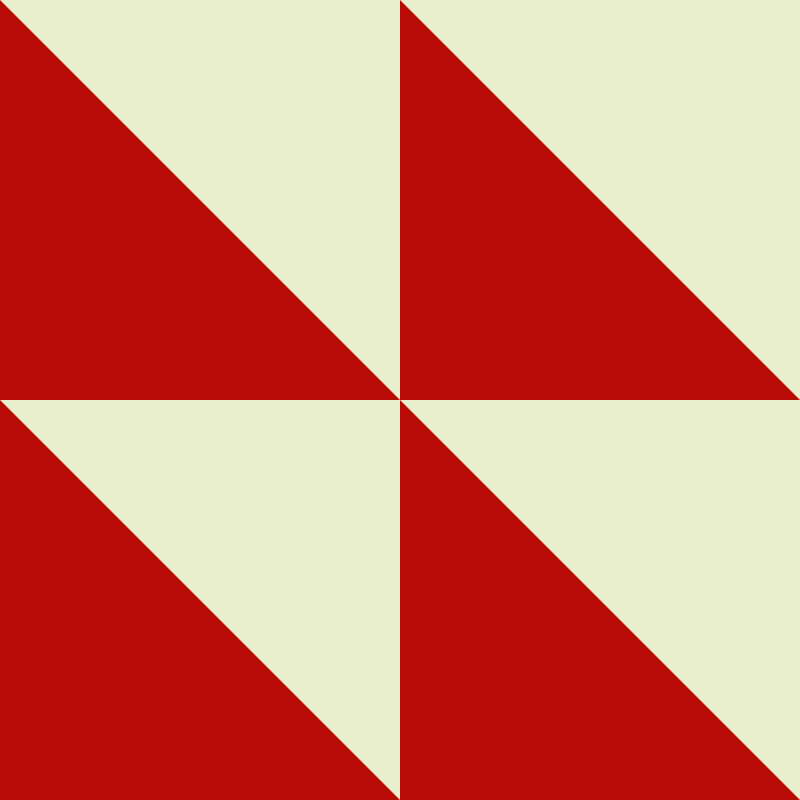
Frame 1 (no input)
Frame 60 (the mouse pressed at the canvas centre just before this capture): identical to frame 1, image omitted
Frame 120 (the mouse held since frame 60 and released just before this capture): identical to frame 1, image omitted

The Processing sketch that drew this single still picture (run headless with seeded random() and noise(); from frame 60 on, the mouse is pressed at the canvas centre):

// Processing sketch: logo
// ── logo.pde
final color WHITE = #EAF0CE;
final color BLACK = #090909;
final color RED = #B80C09;
boolean toSave = true;

void setup()
{
    size(800, 800);
    toSave = true;
}

void draw()
{
    background(WHITE);
    noStroke();
    fill(RED);
    for (int i = 0; i < 2; i++)
    {
        for (int j = 0; j < 2; j++)
        {
            triangle(0 + i*400, 0 + j*400, 0 + i*400, 400 + j*400, 400 + i*400, 400 + j*400);
        }
    }
    if (toSave)
    {
        save("logo.png");
        toSave = false;
    }
}
